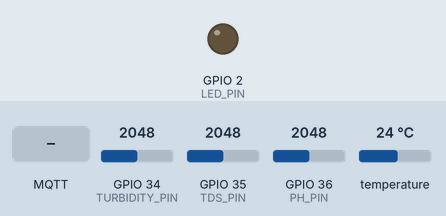
Simulated run of this sketch. Board: ESP32. On the bench: output pins drawn as LEDs (lit = HIGH). The inputs (shaded band) are chosen by the test bench; at power-on: GPIO 34 (TURBIDITY_PIN) = 2048, GPIO 35 (TDS_PIN) = 2048, GPIO 36 (PH_PIN) = 2048, temperature 24 °C. WiFi joins after 1.5 s; servers stay silent unless stated; uploads are accepted with an empty reply; random numbers use the default seed unless the sketch sets one; EEPROM starts erased; no MQTT or app messages arrive unless stated; what the sketch prints to the serial monitor is not drawn.

Above: at 5.7 s.
5.8 s: MQTT message "calibrate" arrives on the first subscribed topic
At 31.65 s:
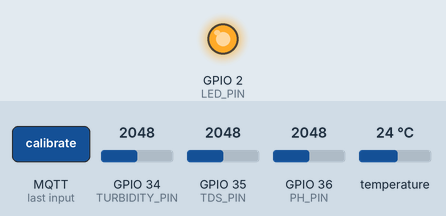
Timing chart, 0 to 33.0 s (numbered marks = the images above; inputs shaded):
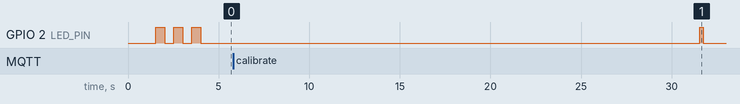

The sketch:

water_quality_sensor.ino
```cpp
/*
 * Smart Health Monitoring - Water Quality Sensor
 * ESP32-based IoT sensor for monitoring water quality parameters
 *
 * Sensors:
 * - pH sensor (analog)
 * - Turbidity sensor (analog)
 * - Temperature sensor (DS18B20)
 * - TDS sensor (analog)
 *
 * Features:
 * - WiFi connectivity
 * - MQTT/HTTP data transmission
 * - Error handling and retries
 * - Deep sleep for power saving
 * - OTA updates support
 */

#include <WiFi.h>
#include <HTTPClient.h>
#include <PubSubClient.h>
#include <OneWire.h>
#include <DallasTemperature.h>
#include <ArduinoJson.h>
#include <EEPROM.h>

// Pin definitions
#define PH_PIN A0
#define TURBIDITY_PIN 34
#define TDS_PIN 35
#define TEMP_PIN 4
#define LED_PIN 2

// WiFi credentials
const char* ssid = "Wireless_80C16D";
const char* password = "66666666";

// Server configuration
const char* serverUrl = "http://localhost:3000/api/sensor-data";
const char* mqttServer = "your-mqtt-broker.com";
const int mqttPort = 1883;
const char* mqttTopic = "sensors/water-quality";

// Sensor calibration values
const float pHOffset = 0.0;
const float turbidityOffset = 0.0;
const float tdsOffset = 0.0;

// Timing configuration
const unsigned long SENSOR_READ_INTERVAL = 30000; // 30 seconds
const unsigned long DEEP_SLEEP_DURATION = 300000; // 5 minutes
const int MAX_RETRIES = 3;

// Global variables
WiFiClient wifiClient;
HTTPClient httpClient;
PubSubClient mqttClient(wifiClient);
OneWire oneWire(TEMP_PIN);
DallasTemperature tempSensor(&oneWire);

unsigned long lastSensorRead = 0;
int retryCount = 0;
bool wifiConnected = false;
bool mqttConnected = false;

// Sensor data structure
struct SensorData {
  float pH;
  float turbidity;
  float temperature;
  float tds;
  float latitude;
  float longitude;
  unsigned long timestamp;
  String deviceId;
};

void setup() {
  Serial.begin(115200);
  Serial.println("Starting Water Quality Sensor...");

  // Initialize pins
  pinMode(LED_PIN, OUTPUT);
  pinMode(PH_PIN, INPUT);
  pinMode(TURBIDITY_PIN, INPUT);
  pinMode(TDS_PIN, INPUT);

  // Initialize temperature sensor
  tempSensor.begin();

  // Initialize EEPROM for device ID
  initializeDeviceId();

  // Connect to WiFi
  connectToWiFi();

  // Initialize MQTT
  mqttClient.setServer(mqttServer, mqttPort);
  mqttClient.setCallback(mqttCallback);

  // Blink LED to indicate startup
  blinkLED(3, 500);

  Serial.println("Water Quality Sensor initialized successfully!");
}

void loop() {
  unsigned long currentTime = millis();
  int turbidityRaw = analogRead(TURBIDITY_PIN);
  int tdsRaw = analogRead(TDS_PIN);

  // Check WiFi connection
  if (WiFi.status() != WL_CONNECTED) {
    wifiConnected = false;
    connectToWiFi();
  } else if (!wifiConnected) {
    wifiConnected = true;
    Serial.println("WiFi connected!");
  }

  // Check MQTT connection
  if (wifiConnected && !mqttConnected) {
    connectToMQTT();
  }

  if (mqttConnected) {
    mqttClient.loop();
  }

  // Read sensors at specified interval
  if (currentTime - lastSensorRead >= SENSOR_READ_INTERVAL) {
    readAndTransmitSensors();
    lastSensorRead = currentTime;
  }

  // Deep sleep for power saving (optional)
  // ESP.deepSleep(DEEP_SLEEP_DURATION * 1000);

  delay(1000);
}

void connectToWiFi() {
  Serial.print("Connecting to WiFi...");
  WiFi.begin(ssid, password);

  int attempts = 0;
  while (WiFi.status() != WL_CONNECTED && attempts < 20) {
    delay(500);
    Serial.print(".");
    attempts++;
  }

  if (WiFi.status() == WL_CONNECTED) {
    Serial.println();
    Serial.print("WiFi connected! IP address: ");
    Serial.println(WiFi.localIP());
    wifiConnected = true;
  } else {
    Serial.println();
    Serial.println("WiFi connection failed!");
    wifiConnected = false;
  }
}

void connectToMQTT() {
  String clientId = "water-quality-sensor-" + getDeviceId();

  if (mqttClient.connect(clientId.c_str())) {
    Serial.println("MQTT connected!");
    mqttConnected = true;
    mqttClient.subscribe("sensors/water-quality/commands");
  } else {
    Serial.print("MQTT connection failed, rc=");
    Serial.println(mqttClient.state());
    mqttConnected = false;
  }
}

void mqttCallback(char* topic, byte* payload, unsigned int length) {
  String message = "";
  for (int i = 0; i < length; i++) {
    message += (char)payload[i];
  }

  Serial.print("MQTT message received: ");
  Serial.println(message);

  // Handle commands
  if (String(topic) == "sensors/water-quality/commands") {
    if (message == "calibrate") {
      performCalibration();
    } else if (message == "restart") {
      ESP.restart();
    }
  }
}

void readAndTransmitSensors() {
  SensorData data = readSensorData();

  // Validate sensor data
  if (isValidSensorData(data)) {
    // Send via HTTP
    sendDataHTTP(data);

    // Send via MQTT
    if (mqttConnected) {
      sendDataMQTT(data);
    }

    // Blink LED to indicate successful transmission
    blinkLED(1, 200);
  } else {
    Serial.println("Invalid sensor data detected!");
    retryCount++;

    if (retryCount >= MAX_RETRIES) {
      Serial.println("Max retries reached. Restarting...");
      ESP.restart();
    }
  }
}

SensorData readSensorData() {
  SensorData data;

  // Read pH sensor
  int phRaw = analogRead(PH_PIN);
  data.pH = map(phRaw, 0, 4095, 0, 14) + pHOffset;

  // Read turbidity sensor
  int turbidityRaw = analogRead(TURBIDITY_PIN);
  data.turbidity = map(turbidityRaw, 0, 4095, 0, 100) + turbidityOffset;

  // Read TDS sensor
  int tdsRaw = analogRead(TDS_PIN);
  data.tds = map(tdsRaw, 0, 4095, 0, 1000) + tdsOffset;

  // Read temperature
  tempSensor.requestTemperatures();
  data.temperature = tempSensor.getTempCByIndex(0);

  // Get GPS coordinates (if GPS module is connected)
  data.latitude = 0.0; // Replace with actual GPS reading
  data.longitude = 0.0; // Replace with actual GPS reading

  // Set timestamp and device ID
  data.timestamp = millis();
  data.deviceId = getDeviceId();

  return data;
}

bool isValidSensorData(const SensorData& data) {
  return (data.pH >= 0 && data.pH <= 14) &&
         (data.turbidity >= 0 && data.turbidity <= 100) &&
         (data.temperature >= -40 && data.temperature <= 125) &&
         (data.tds >= 0 && data.tds <= 1000);
}

void sendDataHTTP(const SensorData& data) {
  if (!wifiConnected) return;

  httpClient.begin(serverUrl);
  httpClient.addHeader("Content-Type", "application/json");
  httpClient.addHeader("Authorization", "Bearer " + String(getDeviceId()));

  // Create JSON payload
  DynamicJsonDocument doc(1024);
  doc["deviceId"] = data.deviceId;
  doc["timestamp"] = data.timestamp;
  doc["sensors"]["pH"] = data.pH;
  doc["sensors"]["turbidity"] = data.turbidity;
  doc["sensors"]["temperature"] = data.temperature;
  doc["sensors"]["tds"] = data.tds;
  doc["location"]["latitude"] = data.latitude;
  doc["location"]["longitude"] = data.longitude;

  String jsonString;
  serializeJson(doc, jsonString);

  int httpResponseCode = httpClient.POST(jsonString);

  if (httpResponseCode > 0) {
    String response = httpClient.getString();
    Serial.println("HTTP Response: " + String(httpResponseCode));
    Serial.println("Response: " + response);
    retryCount = 0; // Reset retry count on success
  } else {
    Serial.println("HTTP Error: " + String(httpResponseCode));
    retryCount++;
  }

  httpClient.end();
}

void sendDataMQTT(const SensorData& data) {
  if (!mqttConnected) return;

  DynamicJsonDocument doc(1024);
  doc["deviceId"] = data.deviceId;
  doc["timestamp"] = data.timestamp;
  doc["sensors"]["pH"] = data.pH;
  doc["sensors"]["turbidity"] = data.turbidity;
  doc["sensors"]["temperature"] = data.temperature;
  doc["sensors"]["tds"] = data.tds;
  doc["location"]["latitude"] = data.latitude;
  doc["location"]["longitude"] = data.longitude;

  String jsonString;
  serializeJson(doc, jsonString);

  if (mqttClient.publish(mqttTopic, jsonString.c_str())) {
    Serial.println("MQTT data sent successfully");
  } else {
    Serial.println("MQTT publish failed");
  }
}

void performCalibration() {
  Serial.println("Starting sensor calibration...");

  // Calibrate pH sensor
  Serial.println("Calibrating pH sensor...");
  delay(2000);
  int phRaw = analogRead(PH_PIN);
  Serial.println("pH raw value: " + String(phRaw));

  // Calibrate turbidity sensor
  Serial.println("Calibrating turbidity sensor...");
  delay(2000);
  int turbidityRaw = analogRead(TURBIDITY_PIN);
  Serial.println("Turbidity raw value: " + String(turbidityRaw));

  // Calibrate TDS sensor
  Serial.println("Calibrating TDS sensor...");
  delay(2000);
  int tdsRaw = analogRead(TDS_PIN);
  Serial.println("TDS raw value: " + String(tdsRaw));

  Serial.println("Calibration completed!");
}

void initializeDeviceId() {
  String deviceId = "WQS-" + String(random(100000, 999999));

  // Store device ID in EEPROM
  for (int i = 0; i < deviceId.length(); i++) {
    EEPROM.write(i, deviceId[i]);
  }
  EEPROM.commit();
}

String getDeviceId() {
  String deviceId = "";
  for (int i = 0; i < 10; i++) {
    char c = EEPROM.read(i);
    if (c != 0) {
      deviceId += c;
    }
  }
  return deviceId;
}

void blinkLED(int times, int delayMs) {
  for (int i = 0; i < times; i++) {
    digitalWrite(LED_PIN, HIGH);
    delay(delayMs);
    digitalWrite(LED_PIN, LOW);
    delay(delayMs);
  }
}

// OTA Update functions (optional)
void checkForUpdates() {
  // Implement OTA update logic here
  Serial.println("Checking for updates...");
}

void performOTAUpdate() {
  // Implement OTA update logic here
  Serial.println("Performing OTA update...");
}
```
